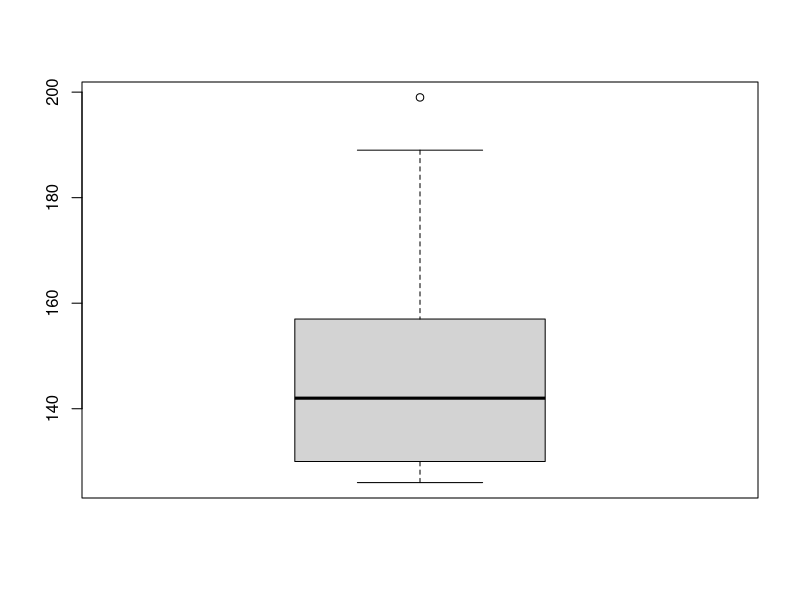

Here is the R script that generated this plot:
data = c(126, 130, 130, 133, 136, 148, 148, 157, 189,199)
me = median(data)
q1 = 130
q3 = 157
ric = q3 - q1
li = q1 - 1.5 * ric
ls = q3 + 1.5 * ric

boxplot(data)
